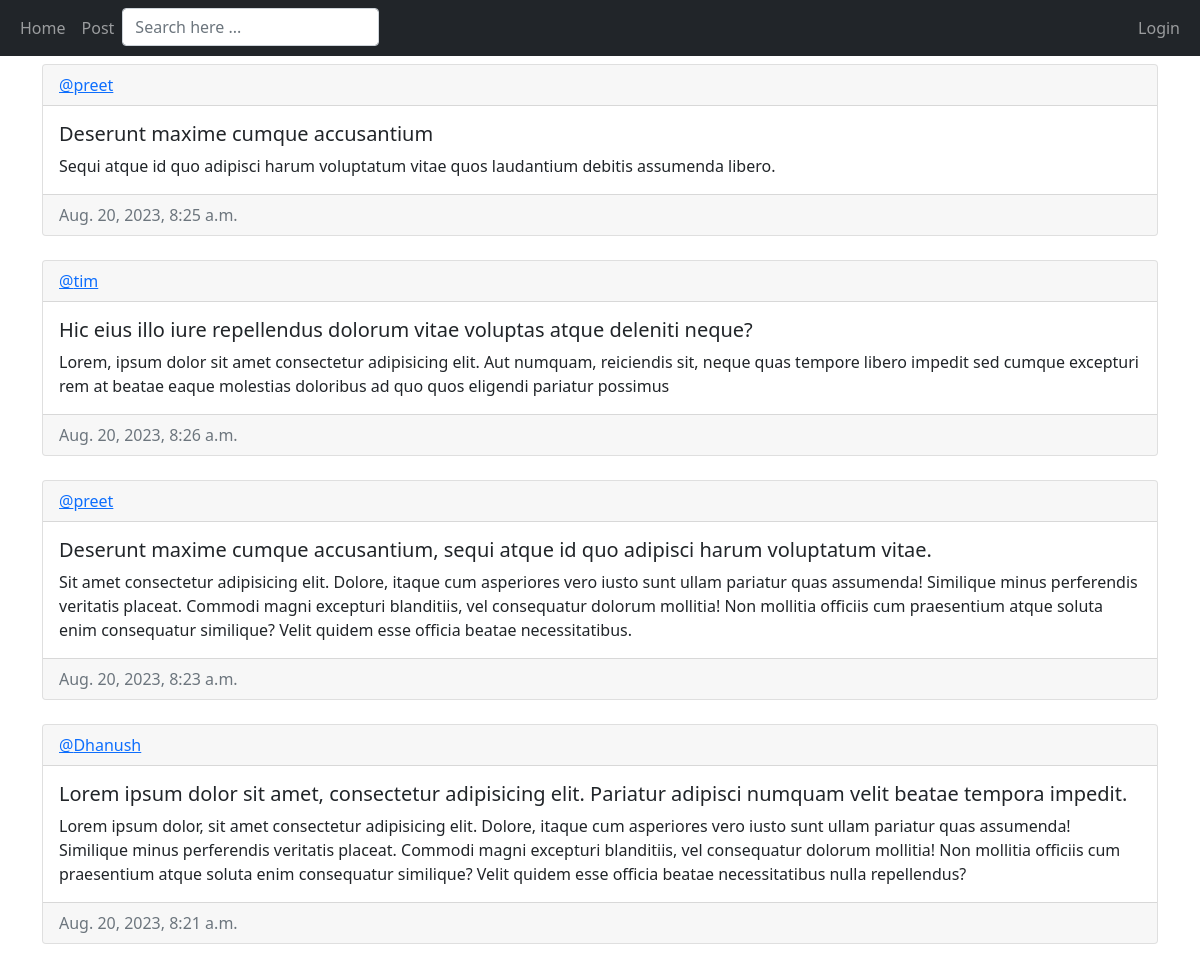
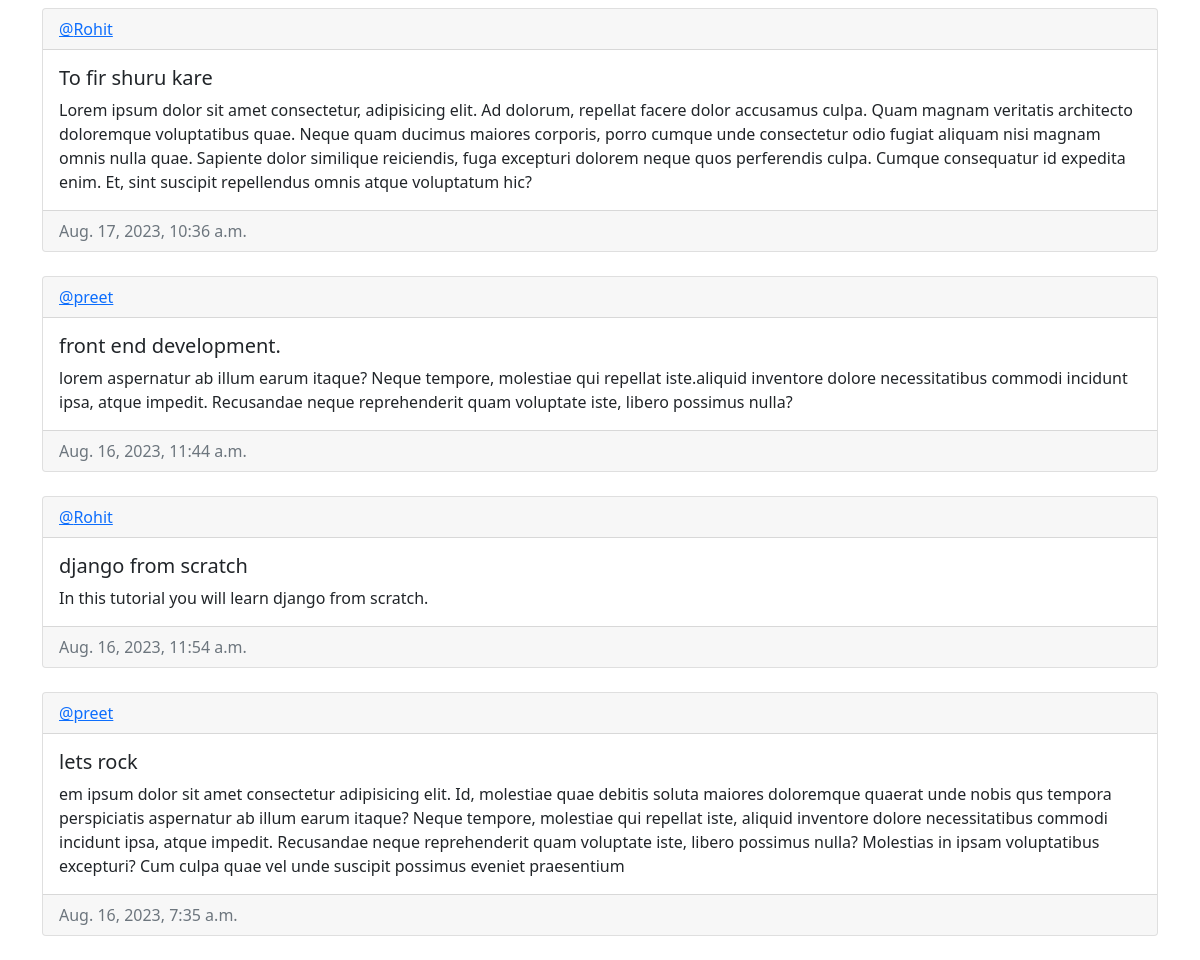
The page / on the database its author committed (2 pictures, top to bottom).
### base/models.py (models this page shows, shortened)
class Post(models.Model):
    creator = models.ForeignKey(User, on_delete = models.CASCADE)
    title = models.CharField(max_length = 200)
    content = models.TextField()
    created = models.DateTimeField(auto_now_add = True)
    updated = models.DateTimeField(auto_now = True)
    class Meta:
        ordering = ["-updated","-created"]

### base/views.py (the view)
# urls.py: 2. Add a URL to urlpatterns:  path('', views.home, name='home')
def home(request):
    q= request.GET.get('q')
    q = request.GET.get('q') if q else ""
    posts = Post.objects.filter(
        Q(creator__username__icontains=q)|
        Q(title__icontains=q) |
        Q(content__icontains=q)
        )
    context = {'posts': posts}
    return render(request,'base/home.html' ,context)

### base/templates/base/home.html (shortened to what this page needs)
{% extends 'main.html' %}
{%block content %}
{% for post in posts %}
<div class="card">
    <div class="card-header">
        <a href="{% url 'profile' post.creator.id %}">@{{post.creator}} </a>
    </div>
    <div class="card-body">
        <h5 class="card-title">{{post.title}}</h5>
        <p class="card-text">{{post.content}}</p>
    </div>
    <div class="card-footer text-muted">
        {{post.created}}
    </div>
</div>
<br>
{% endfor %}
{%endblock %}

### rows shown on the page
Post: creator "preet", title "Deserunt maxime cumque accusantium", content "Sequi atque id quo adipisci harum voluptatum vitae quos laudantium debitis assumenda libero.", created "Aug. 20, 2023, 8:25 a.m."
Post: creator "tim", title "Hic eius illo iure repellendus dolorum vitae voluptas atque deleniti neque?", content "Lorem, ipsum dolor sit amet consectetur adipisicing elit. Aut numquam, reiciendis sit, neque quas tempore libero impedit sed cumque excepturi rem at beatae eaque molestias doloribus ad quo quos eligendi pariatur possimus", created "Aug. 20, 2023, 8:26 a.m."
Post: creator "preet", title "Deserunt maxime cumque accusantium, sequi atque id quo adipisci harum voluptatum vitae.", content "Sit amet consectetur adipisicing elit. Dolore, itaque cum asperiores vero iusto sunt ullam pariatur quas assumenda! Similique minus perferendis veritatis placeat. Commodi magni excepturi blanditiis, vel consequatur dolorum mollitia! Non mollitia officiis cum praesentium atque soluta enim consequatur similique? Velit quidem esse officia beatae necessitatibus.", created "Aug. 20, 2023, 8:23 a.m."
Post: creator "Dhanush", title "Lorem ipsum dolor sit amet, consectetur adipisicing elit. Pariatur adipisci numquam velit beatae tempora impedit.", content "Lorem ipsum dolor, sit amet consectetur adipisicing elit. Dolore, itaque cum asperiores vero iusto sunt ullam pariatur quas assumenda! Similique minus perferendis veritatis placeat. Commodi magni excepturi blanditiis, vel consequatur dolorum mollitia! Non mollitia officiis cum praesentium atque soluta enim consequatur similique? Velit quidem esse officia beatae necessitatibus nulla repellendus?", created "Aug. 20, 2023, 8:21 a.m."
Post: creator "Rohit", title "To fir shuru kare", content "Lorem ipsum dolor sit amet consectetur, adipisicing elit. Ad dolorum, repellat facere dolor accusamus culpa. Quam magnam veritatis architecto doloremque voluptatibus quae. Neque quam ducimus maiores corporis, porro cumque unde consectetur odio fugiat aliquam nisi magnam omnis nulla quae. Sapiente dolor similique reiciendis, fuga excepturi dolorem neque quos perferendis culpa. Cumque consequatur id expedita enim. Et, sint suscipit repellendus omnis atque voluptatum hic?", created "Aug. 17, 2023, 10:36 a.m."
Post: creator "preet", title "front end development.", content "lorem aspernatur ab illum earum itaque? Neque tempore, molestiae qui repellat iste.aliquid inventore dolore necessitatibus commodi incidunt ipsa, atque impedit. Recusandae neque reprehenderit quam voluptate iste, libero possimus nulla?", created "Aug. 16, 2023, 11:44 a.m."
Post: creator "Rohit", title "django from scratch", content "In this tutorial you will learn django from scratch.", created "Aug. 16, 2023, 11:54 a.m."
Post: creator "preet", title "lets rock", content "em ipsum dolor sit amet consectetur adipisicing elit. Id, molestiae quae debitis soluta maiores doloremque quaerat unde nobis qus tempora perspiciatis aspernatur ab illum earum itaque? Neque tempore, molestiae qui repellat iste, aliquid inventore dolore necessitatibus commodi incidunt ipsa, atque impedit. Recusandae neque reprehenderit quam voluptate iste, libero possimus nulla? Molestias in ipsam voluptatibus excepturi? Cum culpa quae vel unde suscipit possimus eveniet praesentium", created "Aug. 16, 2023, 7:35 a.m."
